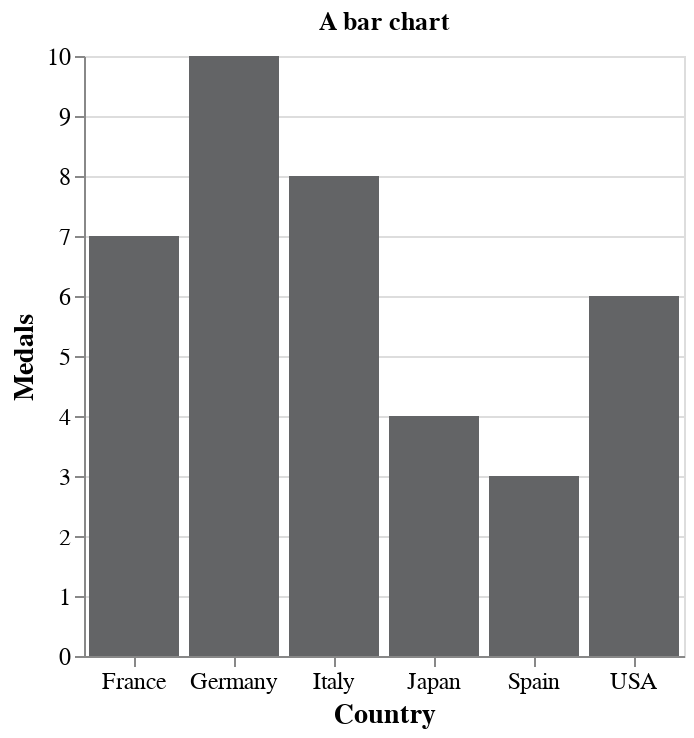

The notebook cell this image was saved under:
### Markdown cell above
## Axes

### Code cell
chart.configure_axis(
    labelAngle=0,
    titleFontSize=14,
    labelFontSize=12
)

### Figure 1 — Vega-Lite specification as saved in the notebook (floating-point values rounded to 4 significant figures)
{"config": {"view": {"continuousWidth": 400, "continuousHeight": 300}, "axis": {"labelAngle": 0, "labelFontSize": 12, "titleFontSize": 14}}, "data": {"name": "data-679b3cb888c979e4923127b2d96de8f9"}, "mark": {"type": "bar", "color": "#636466"}, "encoding": {"x": {"field": "Country", "type": "nominal"}, "y": {"field": "Medals", "type": "quantitative"}}, "title": "A bar chart", "width": 300, "$schema": "https://vega.github.io/schema/vega-lite/v4.17.0.json", "datasets": {"data-679b3cb888c979e4923127b2d96de8f9": [{"Country": "Japan", "Medals": 4, "Region": "Asia"}, {"Country": "USA", "Medals": 6, "Region": "Americas"}, {"Country": "Germany", "Medals": 10, "Region": "Europe"}, {"Country": "Spain", "Medals": 3, "Region": "Europe"}, {"Country": "France", "Medals": 7, "Region": "Europe"}, {"Country": "Italy", "Medals": 8, "Region": "Europe"}]}}
